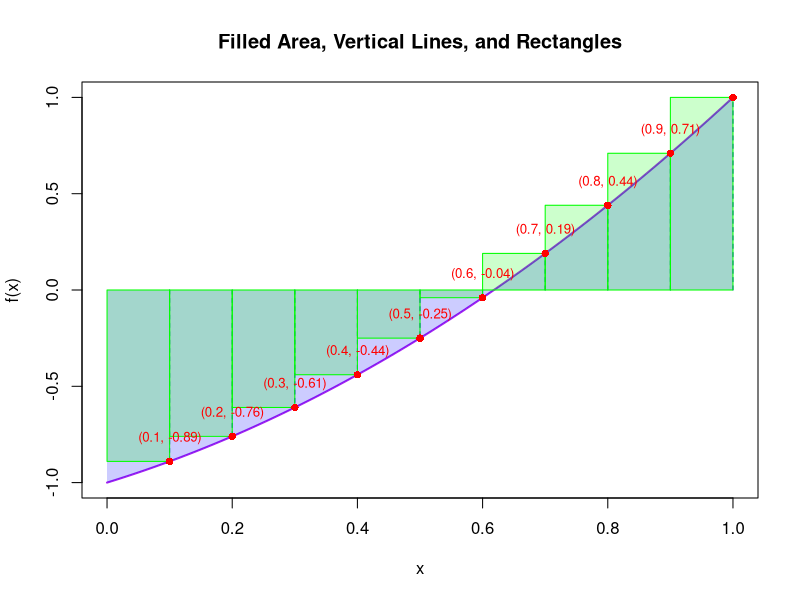
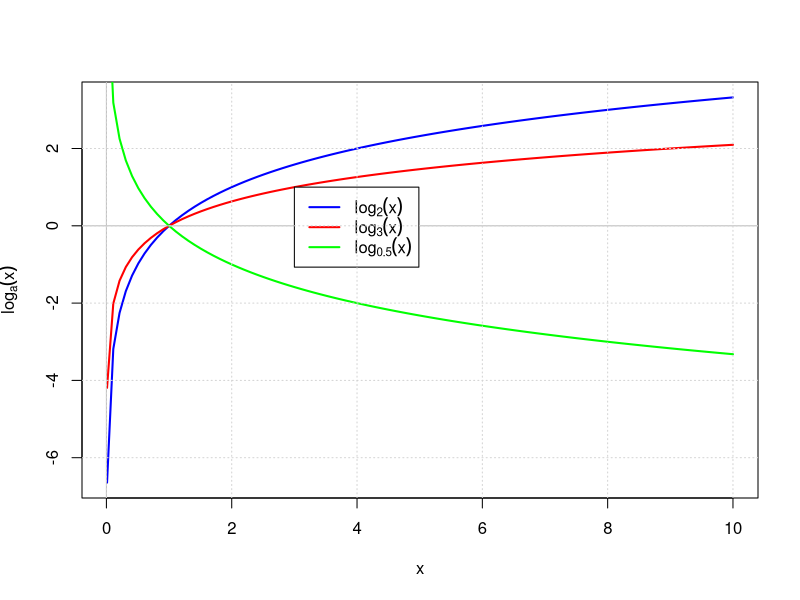
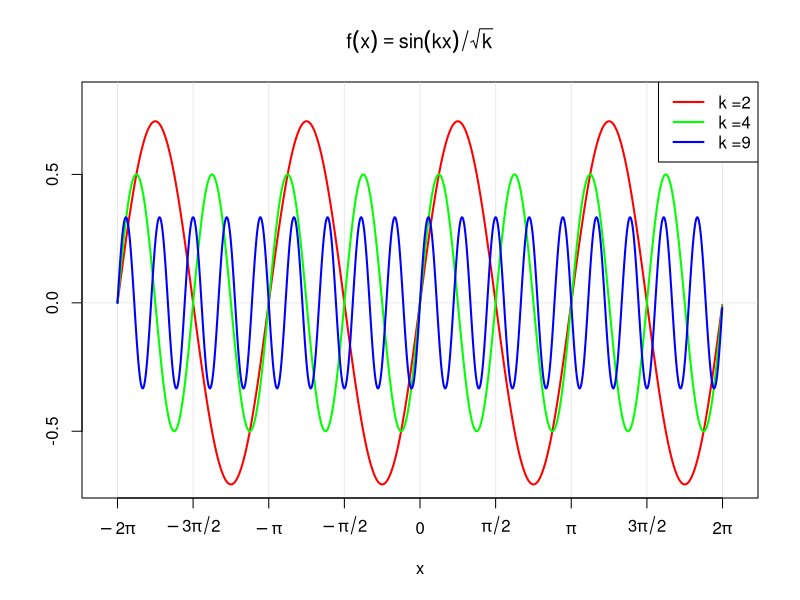
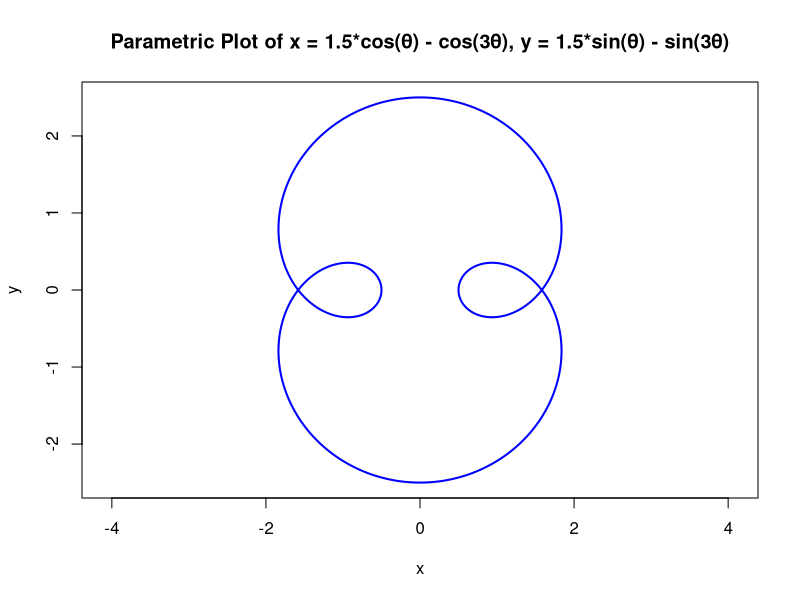
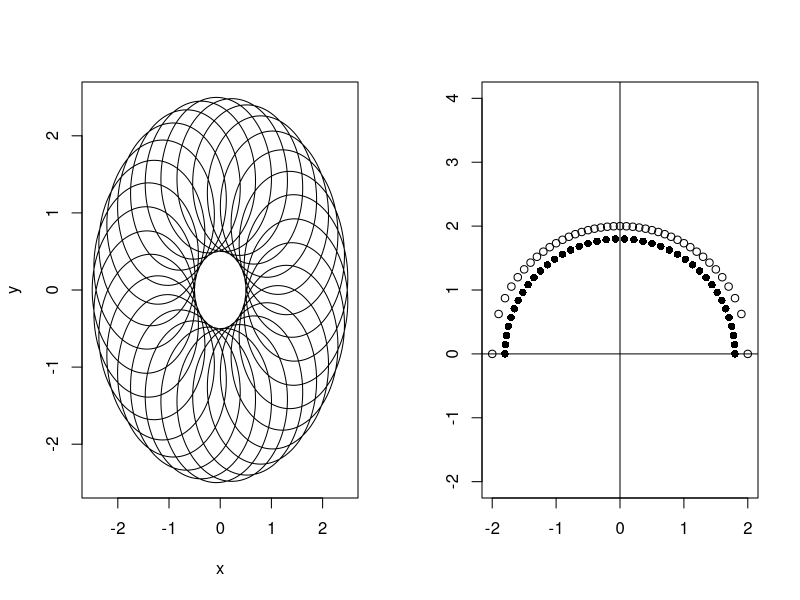
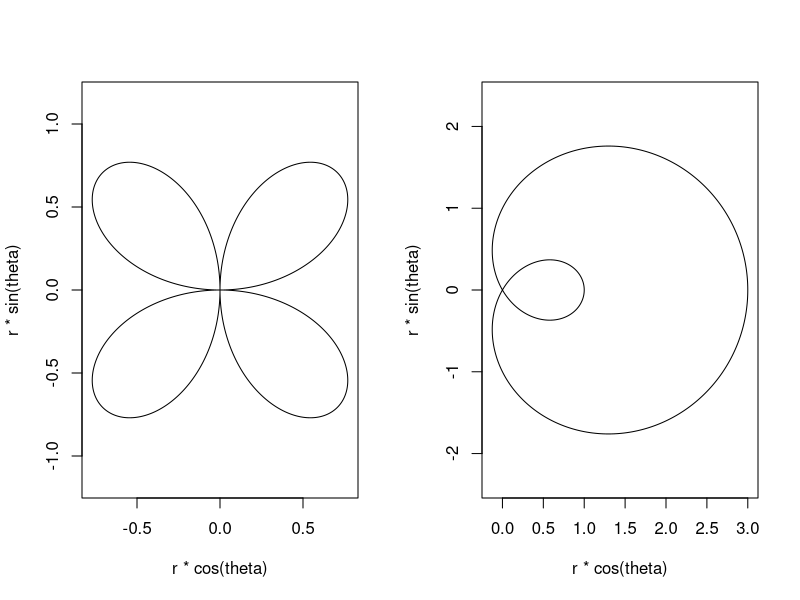
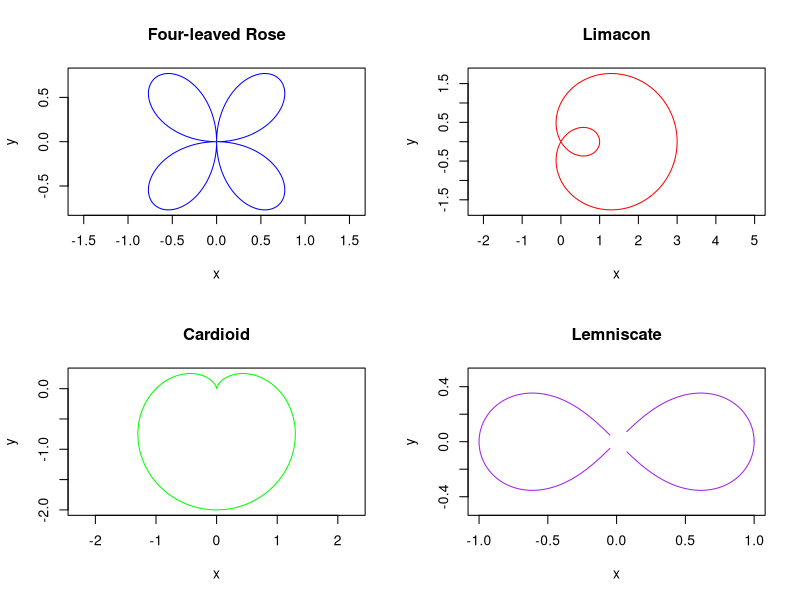
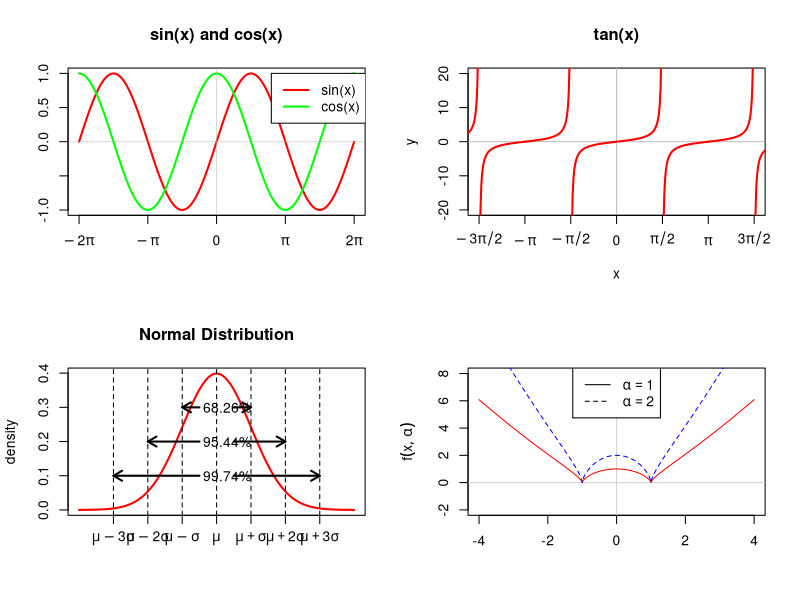

Recreate these plots in R, in order.
## ---- chunk 1
knitr::opts_chunk$set(echo = TRUE)
## ---- chunk 2
# 使用 rep() 生成指定的數列
result <- c(rep("A", 5), rep("B", 4), rep("C", 3), rep("D", 2), "E")

# 打印結果
print(result)

## ---- chunk 3
# 使用 seq() 生成兩個部分的字母序列
part1 <- letters[seq(2, 26, by = 2)]  # "b", "d", ..., "z"
part2 <- letters[seq(1, 25, by = 2)]  # "a", "c", ..., "y"

# 合併兩個部分的數列
result <- c(part1, part2)

# 打印結果
print(result)

## ---- chunk 4
# 生成數列 1, -1/2, 1/3, -1/4, ..., -1/20
n <- 1:20
result <- (-1)^(n+1) / n
print(result)

## ---- chunk 5
k<-1:6
result<-c(k[1:6], k[2:6], k[3:6], k[4:6], k[5:6], k[6])
result
## ---- chunk 6
# 使用 month.abb 和 seq() 生成所需的數列
odd_months <- month.abb[seq(1, 11, by = 2)]  # 生成奇數月份
even_months <- month.abb[seq(2, 12, by = 2)] # 生成偶數月份

# 合併奇數和偶數月份的數列
result <- c(odd_months, even_months)
print(result)
## ---- chunk 7
pv <- rep(seq(2, 20, by = 2), each = 2)
pv
## ---- chunk 8
d<- rep(0:4, times = 1:5)
d
## ---- chunk 9
result_e <- letters[seq(2, 26, by = 2)]
result_e

## ---- chunk 10
colors <- c("red", "yellow", "blue")
paste(colors,"flowers",sep=" ") 
## ---- chunk 11
#collapse合併
paste("I like",paste(colors,collapse = ", "),sep=" ")
## ---- chunk 12
my.mat <- matrix(c(1, 7, 3, 10, 5, 0, 2, 4, 8, 6, 9, 11), nrow = 4, byrow = TRUE)

## ---- chunk 13
j<-seq(0,1,length=10)
j[10] #右端點
## ---- chunk 14
# 創建矩陣
matr <- matrix(c(seq(1, 9, by = 2), seq(2, 10, by = 2), seq(11, 19, by = 2), seq(12, 20, by = 2)), ncol = 5, byrow = TRUE)

# 為矩陣添加列名
colnames(matr) <- c("c1", "c2", "c3", "c4", "c5")
rownames(matr) <- c("r1","r2","r3","r4")

matr
## ---- chunk 15
math.score<-c(43,94,20,8,46,72,93,8,28,33,79,60,93,52,8)
math.score
## ---- chunk 16
mean(math.score[seq(2,length(math.score),by=2)])

## ---- chunk 17
n<-10

f<- (-1)^(1:n + 1)
f
## ---- chunk 18
n <- 10
s<- 2*(1:n)-1
s
## ---- chunk 19
# 生成 (0, 1) 區間的右端點（等分為 10 份）
x <- seq(0.1, 1, length.out = 10)

# 定義函數 f(x) = x^2 + x - 1
f <- function(x) {
  x^2 + x - 1
}

# 計算每個右端點的 f(x) 值
f_values <- f(x)

# 顯示 x 和 f(x) 的結果
cat("x 值:", x, "\n")
cat("f(x) 值:", f_values, "\n")
## ---- chunk 20
# 定義函數 f(x) = x^2 + x - 1
f <- function(x) {
  x^2 + x - 1
}

# 生成 (0, 1) 區間的右端點（等分為 10 份）
x <- seq(0.1, 1, length.out = 10)

# 計算每個 x 對應的 f(x) 值
f_values <- f(x)

# 繪製 f(x) 的曲線
curve(f(x), from = 0, to = 1, col = "purple", lwd = 2, 
      xlab = "x", ylab = "f(x)", main = "Filled Area, Vertical Lines, and Rectangles")

# 使用 polygon 繪製曲線下方到 y=0 的填充區域
x_fine <- seq(0, 1, length.out = 100)
f_fine <- f(x_fine)

polygon(c(x_fine, rev(x_fine)), c(rep(0, length(x_fine)), rev(f_fine)), 
        col = rgb(0, 0, 1, 0.2), border = NA)

# 使用 segments 繪製所有垂直線
segments(x, 0, x, f_values, col = "blue", lty = 2)

# 繪製長方形（每個子區間）
rect(x - 0.1, 0, x, f_values, col = rgb(0, 1, 0, 0.2), border = "green")

# 標示右端點的 f(x) 值
points(x, f_values, col = "red", pch = 16)

# 使用 text 標示點的位置
text(x, f_values + 0.05, labels = paste0("(", round(x, 2), ", ", round(f_values, 2), ")"), 
     pos = 3, cex = 0.8, col = "red")

## ---- chunk 21
# 設定人數和平均體重的數字向量
number <- c(10, 20, 30, 40)
weight <- c(50, 55, 60, 65)

# 計算加權平均體重
total_average_weight <- sum(number * weight) / sum(number)

# 顯示結果
cat("全部學生的平均體重為：", total_average_weight, "公斤\n")
## ---- chunk 22
a <- 2  # 可以將 a 設為其他值，如 2, 3, 10 等
b <- 3
c <- 0.5

# 繪製 y = log_a(x) 的圖形
curve(log(x, base = a), from = 0.01, to = 10, 
      col = "blue", lwd = 2, ylab = expression(log[a](x)))

# 添加 y = log_b(x) 的曲線
curve(log(x, base = b), from = 0.01, to = 10, 
      col = "red", lwd = 2, add = TRUE)

# 添加 y = log_c(x) 的曲線
curve(log(x, base = c), from = 0.01, to = 10, 
      col = "green", lwd = 2, add = TRUE)
# 添加水平線和垂直線
abline(h=0,v=0,col="gray")

#添加註解標籤(3,1為圖片上的xy位置)
legend(3,1, legend = c(expression(log[2](x)), 
                              expression(log[3](x)), 
                              expression(log[0.5](x))),
       col = c("blue", "red", "green"), lty = 1, lwd = 2)
#"topright"：指定圖例位置為右上角。其他可用位置包括"topleft"、"bottomright"、"bottomleft" 等。

# 添加網格線
grid()


## ---- chunk 23
# 定義範圍
xv <- seq(-2*pi, 2*pi, 0.01)

# 繪製空白圖形
plot(0, xlab = "x", ylab = "", xaxt="n",
     main = expression(f(x) == sin(k * x) / sqrt(k)), 
     type = "n", xlim = c(-6.5, 6.5), ylim = c(-0.7, 0.8))
abline(h = 0, v = seq(-5/2 * pi, 5/2 * pi, pi/2), col = "#D3D3D380")

# 設置 X 軸標籤
labtxt <- expression(-2 * pi, -3 * pi / 2, -pi, -pi / 2, 0, pi / 2, pi, 3 * pi / 2, 2 * pi)

# 繪製 X 軸
axis(1, labtxt, at = seq(-4/2 * pi, 4/2 * pi, 1/2 * pi))

# 定義 f(x) 函數
f <- function(x, k) {
  sin(k * x) / sqrt(k)
}

# 繪製不同 k 值的 f(x) 圖形
points(xv, f(xv, k = 2), col = "#FF0000", lwd = 2, type = "l")
points(xv, f(xv, k = 4), col = "#00FF00", lwd = 2, type = "l")
points(xv, f(xv, k = 9), col = "#0000FF", lwd = 2, type = "l")

# 添加圖例
legend("topright", legend = paste("k =", c(2, 4, 9), sep = ""), 
       lty = 1, lwd = 2, col = c("#FF0000", "#00FF00", "#0000FF"))
## ---- chunk 24
# 定義範圍
theta <- seq(0, 2*pi, length.out = 1000)

# 定義 x 和 y
x <- 1.5 * cos(theta) - cos(3 * theta)
y <- 1.5 * sin(theta) - sin(3 * theta)

# 繪製圖形
plot(x, y, type = "l", col = "blue", lwd = 2, 
     main = "Parametric Plot of x = 1.5*cos(θ) - cos(3θ), y = 1.5*sin(θ) - sin(3θ)", 
     xlab = "x", ylab = "y", asp = 1)

## ---- chunk 25
# 設置繪圖窗口，分成 1 行 2 列
par(mfrow = c(1, 2))

# 定義範圍
theta <- seq(0, 2*pi, length.out = 20000)

# 計算參數方程
xv <- 1.5 * cos(theta) - cos(30 * theta)
yv <- 1.5 * sin(theta) - sin(30 * theta)

# 繪製第一個圖形
plot(xv, yv, type = "l", xlab = "x", ylab = "y")

# 定義第二個圖形的範圍
r1 <- 2
xv <- seq(-2, 2, 0.1)
yv <- sqrt(r1^2 - xv^2)

# 繪製第二個圖形
plot(xv, yv, asp = 1, xlab = "", ylab = "")
abline(v = 0, h = 0)

# 添加另一個圓的點
r2 <- 1.8
thv <- seq(0, pi, length.out = 40)
points(r2 * cos(thv), r2 * sin(thv), pch = 16)


## ---- chunk 26
# 設置繪圖窗口，分成 1 行 2 列
par(mfrow = c(1, 2))

# 定義範圍
theta <- seq(0, 2*pi, length.out = 1000)

# 四葉曲線 (Rose curve)
r <- sin(2 * theta)
plot(r * cos(theta), r * sin(theta), asp = 1, type = "l", 
     xlab = "r * cos(theta)", ylab = "r * sin(theta)")

# 螺旋曲線 (Spiral)
r <- 2 * cos(theta) + 1
plot(r * cos(theta), r * sin(theta), asp = 1, type = "l", 
     xlab = "r * cos(theta)", ylab = "r * sin(theta)")

## ---- chunk 27
# 設置繪圖窗口，分成 2 行 2 列
par(mfrow = c(2, 2))

# 定義範圍
theta <- seq(0, 2*pi, length.out = 1000)

# 1. Four-leaved rose (四瓣玫瑰線): r = sin(2 * theta)
r <- sin(2 * theta)
plot(r * cos(theta), r * sin(theta), type = "l", col = "blue", 
     xlab = "x", ylab = "y", main = "Four-leaved Rose", asp = 1)

# 2. Limacon (帕斯卡蝸線): r = 2 * cos(theta) + 1
r <- 2 * cos(theta) + 1
plot(r * cos(theta), r * sin(theta), type = "l", col = "red", 
     xlab = "x", ylab = "y", main = "Limacon", asp = 1)

# 3. Cardioid (心臟線): r = 1 - sin(theta)
r <- 1 - sin(theta)
plot(r * cos(theta), r * sin(theta), type = "l", col = "green", 
     xlab = "x", ylab = "y", main = "Cardioid", asp = 1)

# 4. Lemniscate (雙紐線): r^2 = cos(2 * theta)
r <- sqrt(cos(2 * theta))
plot(r * cos(theta), r * sin(theta), type = "l", col = "purple", 
     xlab = "x", ylab = "y", main = "Lemniscate", asp = 1)

## ---- chunk 28
# 設置繪圖範圍
# 繪製 sin(x) 函數
curve(sin(x), -2*pi, 2*pi, lwd = 2, col = "red", xlab = "", ylab = "", xaxt = "n")

# 繪製 cos(x) 函數
curve(cos(x), lwd = 2, col = "green", add = TRUE)

# 添加水平和垂直輔助線
abline(h = 0, v = 0, col = "#b0b0b080")

# 設置 X 軸標籤
labtxt <- expression(-2 * pi, -pi, 0, pi, 2 * pi)
axis(1, labels = labtxt, at = seq(-2 * pi, 2 * pi, pi))

# 添加圖例
legend(2.5, 1, legend = c("sin(x)", "cos(x)"), col = c("red", "green"), lty = 1, lwd = 2)

# 添加標題
title("sin(x) and cos(x)")


## ---- chunk 29
# 繪製空白圖形框架
plot(0, xlim = c(-3*pi/2, 3*pi/2), ylim = c(-20, 20), type = "n", 
     xlab = "x", ylab = "y", xaxt = "n", main = "tan(x)")

# 添加水平和垂直輔助線
abline(h = 0, v = 0, col = "gray")

# 設置 X 軸標籤
labeltxt <- c(expression(-3*pi/2), expression(-pi), expression(-pi/2), 
              0, expression(pi/2), expression(pi), expression(3*pi/2))
axis(1, labels = labeltxt, at = seq(-3*pi/2, 3*pi/2, pi/2))

# 繪製 tan(x) 函數，分段繪製以避免無限值
curve(tan(x), -2*pi + 0.0001, -3*pi/2 - 0.0001, add = TRUE, col = "red", lwd = 2)  # 新增
curve(tan(x), -3*pi/2 + 0.0001, -pi - 0.0001, add = TRUE, col = "red", lwd = 2)
curve(tan(x), -pi + 0.0001, -pi/2 - 0.0001, add = TRUE, col = "red", lwd = 2)
curve(tan(x), -pi/2 + 0.0001, pi/2 - 0.0001, add = TRUE, col = "red", lwd = 2)
curve(tan(x), pi/2 + 0.0001, pi - 0.0001, add = TRUE, col = "red", lwd = 2)
curve(tan(x), pi + 0.0001, 3*pi/2 - 0.0001, add = TRUE, col = "red", lwd = 2)
curve(tan(x), 3*pi/2 + 0.0001, 2*pi - 0.0001, add = TRUE, col = "red", lwd = 2)  # 新增


## ---- chunk 30
# 繪製標準正態分佈曲線
curve(dnorm(x), -4, 4, col = "red", xaxt = "n", xlab = "", 
      ylab = "density", main = "Normal Distribution", lwd = 2)

# 添加垂直輔助線
abline(v = c(-3, -2, -1, 0, 1, 2, 3), lty = 2)

# 添加文字標註
text(rep(0.3, 3), seq(0.3, 0.1, -0.1), c("68.26%", "95.44%", "99.74%"))

# 設置 X 軸標籤
labeltxt <- c(expression(mu - 3 * sigma), expression(mu - 2 * sigma), 
              expression(mu - sigma), expression(mu), 
              expression(mu + sigma), expression(mu + 2 * sigma), 
              expression(mu + 3 * sigma))
axis(1, at = seq(-3, 3, 1), labels = labeltxt)

# 添加箭頭
ix <- rep(0.5, 3)
iy <- seq(0.1, 0.3, 0.1)
ex <- seq(3, 1)
ey <- iy

arrows(ix, iy, ex, ey, lwd = 2, length = 0.1, angle = 30)
arrows(-ix, iy, -ex, ey, lwd = 2, length = 0.1, angle = 30)

## ---- chunk 31
# 定義函數 f(x, alpha)
f <- function(x, alpha) {
  alpha * ((x^2 - 1)^2)^(1/3)
}

# 繪製空白圖形框架
plot(0, type = "n", xlim = c(-4, 4), ylim = c(-2, 8), 
     xlab = "", ylab = expression(f(x, alpha)))

# 添加輔助線
abline(v = 0, h = 0, col = "#D3D3D3")

# 定義 x 範圍
xv <- seq(-4, 4, 0.005)

# 繪製不同 alpha 值的 f(x) 曲線
points(xv, f(xv, alpha = 1), type = "l", lty = 1, col="red")
points(xv, f(xv, alpha = 2), type = "l", lty = 2, col="blue")


# 添加圖例
legtxt <- expression(alpha == 1, alpha == 2)
legend("top", legend = legtxt, lty = 1:3,cex = 1)

## ---- chunk 32
# 定義 Rayleigh 分佈的概率密度函數
rayleigh_pdf <- function(x, sigma) {
  (x / sigma^2) * exp(-x^2 / (2 * sigma^2))
}

# 設置 x 範圍
x <- seq(0, 10, length.out = 1000)

# 繪製不同 sigma 值的 PDF 曲線
plot(x, rayleigh_pdf(x, sigma = 0.5), type = "l", col = "blue", lwd = 2, 
     xlab = "x", ylab = "f(x)", main = "Rayleigh Distribution", ylim = c(0, 1.2))

# 添加不同 sigma 值的曲線
lines(x, rayleigh_pdf(x, sigma = 1.0), col = "black", lwd = 2)
lines(x, rayleigh_pdf(x, sigma = 2.0), col = "green", lwd = 2)
lines(x, rayleigh_pdf(x, sigma = 3.0), col = "red", lwd = 2)
lines(x, rayleigh_pdf(x, sigma = 4.0), col = "magenta", lwd = 2)

# 添加圖例
legend("topright", legend = c(expression(sigma == 0.5), expression(sigma == 1.0), 
                              expression(sigma == 2.0), expression(sigma == 3.0), 
                              expression(sigma == 4.0)),
       col = c("blue", "black", "green", "red", "magenta"), lwd = 2,  cex = 0.8)
## ---- chunk 33
# 定義 Log-Normal 分佈的 PDF 函數
lognorm_pdf <- function(x, mu = 0, sigma = 1) {
  (1 / (x * sqrt(2 * pi * sigma^2))) * 
    exp(-((log(x) - mu)^2) / (2 * sigma^2))
}

# 設置 x 範圍
x <- seq(0.01, 3, length.out = 1000)

# 繪製不同 sigma 值的 PDF 曲線
plot(x, lognorm_pdf(x, mu = 0, sigma = 0.25), type = "l", col = "red", lwd = 2, 
     xlab = "x", ylab = "Density", main = "Log-Normal Distribution", ylim = c(0, 2))

# 添加不同 sigma 值的曲線
lines(x, lognorm_pdf(x, mu = 0, sigma = 0.5), col = "green", lwd = 2)
lines(x, lognorm_pdf(x, mu = 0, sigma = 1), col = "blue", lwd = 2)

# 添加圖例
legend("topright", legend = c(expression(sigma == 0.25), expression(sigma == 0.5), expression(sigma == 1)),
       col = c("red", "green", "blue"), lwd = 2)
## ---- chunk 34
# 定義函數 f(x) 和 f'(x)
f <- function(x) 12 * x^5 - 20 * x^3 + 7
f_prime <- function(x) 60 * x^4 - 60 * x^2

# 使用牛頓法尋找方程的根，加入 NA 檢查
newton_method <- function(f, f_prime, x0, tol = 1e-7, max_iter = 100) {
  x <- x0
  for (i in 1:max_iter) {
    f_prime_x <- f_prime(x)
    if (is.na(f_prime_x) || f_prime_x == 0) {
      return(NA)  # 如果導數為 NA 或 0，返回 NA
    }
    x_new <- x - f(x) / f_prime_x
    if (is.na(x_new) || abs(x_new - x) < tol) {
      return(x_new)
    }
    x <- x_new
  }
  return(NA)  # 未收斂
}

# 設置初始值並求解
initial_guesses <- seq(-2, 2, by = 0.5)
roots <- sapply(initial_guesses, function(x0) newton_method(f, f_prime, x0))
unique_roots <- unique(round(roots, 5))  # 去重並取前5位小數

cat("Roots found using Newton's Method:", unique_roots, "\n")

# 設置區間和分割數
a <- -1
b <- 0.5
n <- 5
dx <- (b - a) / n
x_vals <- seq(a, b, length.out = n + 1)
y_vals <- f(x_vals)

# 計算黎曼上和和下和
upper_sum <- sum(pmax(y_vals[-1], y_vals[-length(y_vals)]) * dx)
lower_sum <- sum(pmin(y_vals[-1], y_vals[-length(y_vals)]) * dx)
midpoint_sum <- sum(f(seq(a + dx/2, b - dx/2, length.out = n)) * dx)

# 使用 integrate() 函數計算定積分
integral_result <- integrate(f, a, b)

# 輸出黎曼和和積分結果
cat("Upper Riemann Sum:", upper_sum, "\n")
cat("Lower Riemann Sum:", lower_sum, "\n")
cat("Midpoint Riemann Sum:", midpoint_sum, "\n")
cat("Integral from", a, "to", b, ":", integral_result$value, "\n")

# 繪製函數曲線和黎曼和
curve(f(x), from = -1.5, to = 1.5, col = "black", lwd = 2, 
      xlab = "Index", ylab = "f(x)")

# 添加黎曼上和和下和的矩形
rect(x_vals[-1], 0, x_vals[-length(x_vals)], pmax(y_vals[-1], y_vals[-length(y_vals)]), 
     border = "red", col = rgb(1, 0, 0, 0.2))
rect(x_vals[-1], 0, x_vals[-length(x_vals)], pmin(y_vals[-1], y_vals[-length(y_vals)]), 
     border = "blue", col = rgb(0, 0, 1, 0.2))

# 添加文本說明
text(1, 15, labels = paste("n =", n, 
                           "\n上和", round(upper_sum, 4), 
                           "\n中點", round(midpoint_sum, 4),
                           "\n下和", round(lower_sum, 4)))
## ---- chunk 35
# 設置繪圖窗口，分成 1 行 2 列
par(mfrow = c(1, 2))

# 定義函數 f1(x) 和 f2(x)
f1 <- function(x) x^2 - 4
f2 <- function(x) -x^2 - 2*x

# 第一個圖
plot(0, xlim = c(-4, 3), ylim = c(-5, 7), type = "n", xlab = "", ylab = "", axes = FALSE)
curve(f1(x), -4, 1.5, add = TRUE, col = "blue", lwd = 2)
curve(f2(x), -4, 1.5, add = TRUE, col = "red", lwd = 2)

# 設置 x 值範圍
xv <- seq(-3, 1, 0.5)

# 在函數上添加標注
text(xv, f1(xv), labels = 1:length(xv), pos = 3, col = "blue")
text(rev(xv), f2(rev(xv)), labels = length(xv):(2 * length(xv) + 1), pos = 1, col = "red")

# 第二個圖
plot(0, xlim = c(-4, 3), ylim = c(-5, 8), type = "n", xlab = "", ylab = "", axes = FALSE)
xv <- seq(-3, 1, 0.05)

# 填充區域
polygon(c(xv, rev(xv)), c(f1(xv), f2(rev(xv))), col = "lightblue1", border = NA)

# 繪製兩個函數的曲線
curve(f1(x), -3, 1.2, add = TRUE, col = "blue", lwd = 2)
curve(f2(x), -3, 1.2, add = TRUE, col = "red", lwd = 2)

# 添加箭頭
arrows(-4, 0, 1.5, 0, length = 0.1, col = "black")
arrows(0, -5, 0, 7, length = 0.1, col = "black")

# 添加函數標籤
ers1 <- expression(y == x^2 - 4)
ers2 <- expression(y == -x^2 - 2*x)
text(-2 + 0.4, -4, ers1, col = "blue")
text(1.5, -1.5, ers2, col = "red")

# 添加坐標標注
text(c(1.7, 0), c(0, 7), c("x", "y"))

# 添加紅色的交點
points(c(-3, -3, 1), c(5, -3, -3), pch = 16, col = "red")
text(c(-3, -3, 1), c(5, -3, -3), labels = c("(-3, 5)", "(-3, -3)", "(1, -3)"), pos = 3, col = "red")

# 添加其他點
other_x <- c(-3, 0, 0)
other_y <- c(0, 0, -5)
points(other_x, other_y, pch = 3, col = "black")
text(other_x, other_y, labels = paste("(", other_x, ",", other_y, ")", sep = ""), pos = 4)

# 添加下方的點
points(c(0, 0), c(-4.5, -5), pch = 3, col = "black")
text(c(0, 0), c(-4.4, -4.5), labels = c("(-4, -5)", "(-5, -5)"), pos = 4)

## ---- chunk 36
# 設置繪圖窗口
par(mfrow = c(1, 1))

# 定義函數 f1(x) 和 f2(x)
f1 <- function(x) x^2
f2 <- function(x) -2 * x^4

# 繪製圖形
plot(0, xlim = c(-1.5, 1.5), ylim = c(-2, 1), type = "n", xlab = "", ylab = "", axes = FALSE)

# 設置 x 值範圍
xv <- seq(-1, 1, length.out = 100)

# 填充區域
polygon(c(xv, rev(xv)), c(f1(xv), f2(rev(xv))), col = "lightblue1", border = NA)

# 繪製兩個函數的曲線
curve(f1(x), from = -1, to = 1, col = "magenta", lwd = 2, add = TRUE)
curve(f2(x), from = -1, to = 1, col = "cyan", lwd = 2, add = TRUE)

# 添加 X 和 Y 軸線
abline(h = 0, v = 0, col = "gray", lwd = 1, lty = 2)

# 添加箭頭
arrows(-1.5, 0, 1.5, 0, length = 0.1, col = "black")  # X 軸
arrows(0, -2, 0, 1, length = 0.1, col = "black")  # Y 軸

# 添加函數標籤
text(0.8, 0.8, expression(y == x^2), col = "magenta")
text(-0.8, -1.2, expression(y == -2 * x^4), col = "cyan")

# 標記極值點
points(0, 0, pch = 16, col = "red")  # 極值點 (0, 0)
text(0, 0.1, "(0, 0)", pos = 3, col = "red")

points(-1, f1(-1), pch = 16, col = "red")  # 極值點 (-1, 1)
text(-1, f1(-1) + 0.1, "(-1, 1)", pos = 3, col = "red")

points(1, f1(1), pch = 16, col = "red")  # 極值點 (1, 1)
text(1, f1(1) + 0.1, "(1, 1)", pos = 3, col = "red")

points(-1, f2(-1), pch = 16, col = "red")  # 極值點 (-1, -2)
text(-1, f2(-1) - 0.1, "(-1, -2)", pos = 1, col = "red")

points(1, f2(1), pch = 16, col = "red")  # 極值點 (1, -2)
text(1, f2(1) - 0.1, "(1, -2)", pos = 1, col = "red")

# 添加坐標標注
text(1.4, -0.1, "x", col = "black")
text(0.1, 0.9, "y", col = "black")

## ---- chunk 37
# 設置繪圖窗口
par(mfrow = c(1, 1))

# 定義兩個函數
f1 <- function(x) x^2 + 1
f2 <- function(x) 2*x - 2

# 繪製空白圖形
plot(0, xlim = c(-5, 5), ylim = c(-5, 10), type = "n", xlab = "", ylab = "", axes = FALSE)

# 設置 x 值範圍
xv <- seq(-1, 2, length.out = 100)

# 填充兩條曲線之間的區域
polygon(c(xv, rev(xv)), c(f1(xv), f2(rev(xv))), col = "lightblue", border = NA)

# 繪製兩條曲線
curve(f1(x), from = -5, to = 5, col = "brown", lwd = 2, add = TRUE)
curve(f2(x), from = -5, to = 5, col = "brown", lwd = 2, add = TRUE)

# 添加 X 和 Y 軸
abline(h = 0, v = 0, col = "gray", lwd = 1, lty = 2)

# 添加交點標注
points(-1, f1(-1), pch = 16, col = "red")
text(-1, f1(-1) + 0.5, "(-1, 2)", pos = 3, col = "red")
points(2, f2(2), pch = 16, col = "red")
text(2, f2(2) - 0.5, "(2, 2)", pos = 1, col = "red")

# 添加箭頭
arrows(-5, 0, 5, 0, length = 0.1, col = "black")  # X 軸
arrows(0, -5, 0, 10, length = 0.1, col = "black")  # Y 軸

# 添加函數標籤
text(1.5, f1(1.5) + 0.5, expression(y == x^2 + 1), col = "brown")
text(0.5, f2(0.5) - 0.5, expression(y == 2 * x - 2), col = "brown")

# 添加坐標標注
text(5.2, -0.1, "x", col = "black")
text(0.1, 9.8, "y", col = "black")
## ---- chunk 38
# 設置數據點
x <- c(1, 2, 3, 4, 5, 6, 7, 8, 9, 14)
y <- c(7.5, 6.9, 6.1, 5.6, 5.4, 4.9, 4.5, 4.2, 4.0, 1.9)

# 創建空白圖形
plot(x, y, xlim = c(0, 15), ylim = c(0, 9), type = "n", 
     xlab = "Years after 1991", ylab = "Percentage of unemployed", axes = FALSE)

# 繪製點
points(x, y, pch = 16, col = "blue")

# 添加數據點標注
text(x, y, labels = paste0("(", x, ", ", y, ")"), pos = 3)

# 計算最小二乘法回歸線
fit <- lm(y ~ x)

# 繪製最小二乘法回歸線
abline(fit, col = "brown", lwd = 2, lty = 2)

# 繪製 X 和 Y 軸
axis(1, at = 0:15)
axis(2, at = seq(0, 9, by = 1))

# 添加虛線到 Y = 2 的水平線
abline(h = 2, col = "gray", lty = 2)

# 添加 X 和 Y 軸箭頭
arrows(0, 0, 15, 0, length = 0.1, col = "black")  # X 軸
arrows(0, 0, 0, 9, length = 0.1, col = "black")  # Y 軸

# 添加回歸方程標注
equation <- bquote(y == .(round(coef(fit)[2], 3)) * x + .(round(coef(fit)[1], 3)))
text(10, 7, equation, col = "brown")

# 添加 X 和 Y 軸標籤
text(15.2, -0.3, "x", col = "black")
text(-0.3, 9, "y", col = "black")

## ---- chunk 39
# 定義矩陣 A, B, C
A <- matrix(c(2, 5, 4, 8, -1, 0), nrow = 2, byrow = TRUE)
B <- matrix(c(2, -5, 1, 4, 4, 2, 0, 3, -3, 1, 2, 0), nrow = 3, byrow = TRUE)
C <- matrix(c(2, -1, 8, -3, -6, 2), nrow = 3, byrow = TRUE)

# (a) 計算 AB
AB <- A %*% B

# (b) 計算 2A + 3C^T
result_b <- 2 * A + 3 * t(C)

# 輸出結果
AB
result_b

## ---- chunk 40
test_matrix <- matrix(c(3, 2, 4, 5, -1, 2, -1, 3, 3), nrow=3, byrow=TRUE)
my.inverse <- solve(test_matrix)
my.inverse
## ---- chunk 41
A <- matrix(c(1,3,3,1,2,1), nrow=2, byrow=TRUE)
B <- matrix(c(1,2,1,3,1,3), nrow=2, byrow=TRUE)
C <- matrix(c(3,1,0,1,4,7), nrow=2, byrow=TRUE)

# (a) 求解 X = C + 2A + B
X_a <- C + 2*A + B
X_a

# (b) 求解 X = (-3B + 3C)/2
X_b <- (-3*B + 3*C)/2
X_b

## ---- chunk 42
A <- matrix(c(1,4,2,5,3,6), nrow=2, byrow=TRUE)
B <- matrix(c(3,6,1,2,8,5), nrow=2, byrow=TRUE)

# 計算 (A + B)^T 和 A^T + B^T
sum_transpose <- t(A + B)
transpose_sum <- t(A) + t(B)
sum_transpose  # 輸出 (A + B)^T
transpose_sum 
## ---- chunk 43
A <- matrix(c(1,0,2,0,1,0,1,2,1), nrow=3, byrow=TRUE)
B <- matrix(c(2,3,3,3,2,5,1,4,1), nrow=3, byrow=TRUE)
# (1) A^(-1)
solve(A)
# (2) AX = B
solve(A, B)
# (3) XA = B
t(solve(t(A), t(B)))
## ---- chunk 44
A <- matrix(c(1,2,3,4), nrow=2, byrow=TRUE)
# 使用公式
a <- A[1,1]; b <- A[1,2]; c <- A[2,1]; d <- A[2,2]
det <- a*d - b*c
(1/det) * matrix(c(d,-b,-c,a), nrow=2, byrow=TRUE)
# 使用solve()
solve(A)
## ---- chunk 45
A <- matrix(c(3,1,2,-2,4,5), nrow=3, byrow=TRUE)
B <- matrix(c(1,4,3,2,2,1), nrow=2, byrow=TRUE)

# 分別計算
AT <- t(A)  # 2×3
AB <- A %*% B  # 3×3
BA <- B %*% A  # 2×2

AT
AB
BA
## ---- chunk 46
u <- c(2,4,4)
u/sqrt(sum(u^2))
## ---- chunk 47
u <- c(3,4,0)
v <- c(4,4,2)
sum(u*v)/(sqrt(sum(u^2))*sqrt(sum(v^2)))
